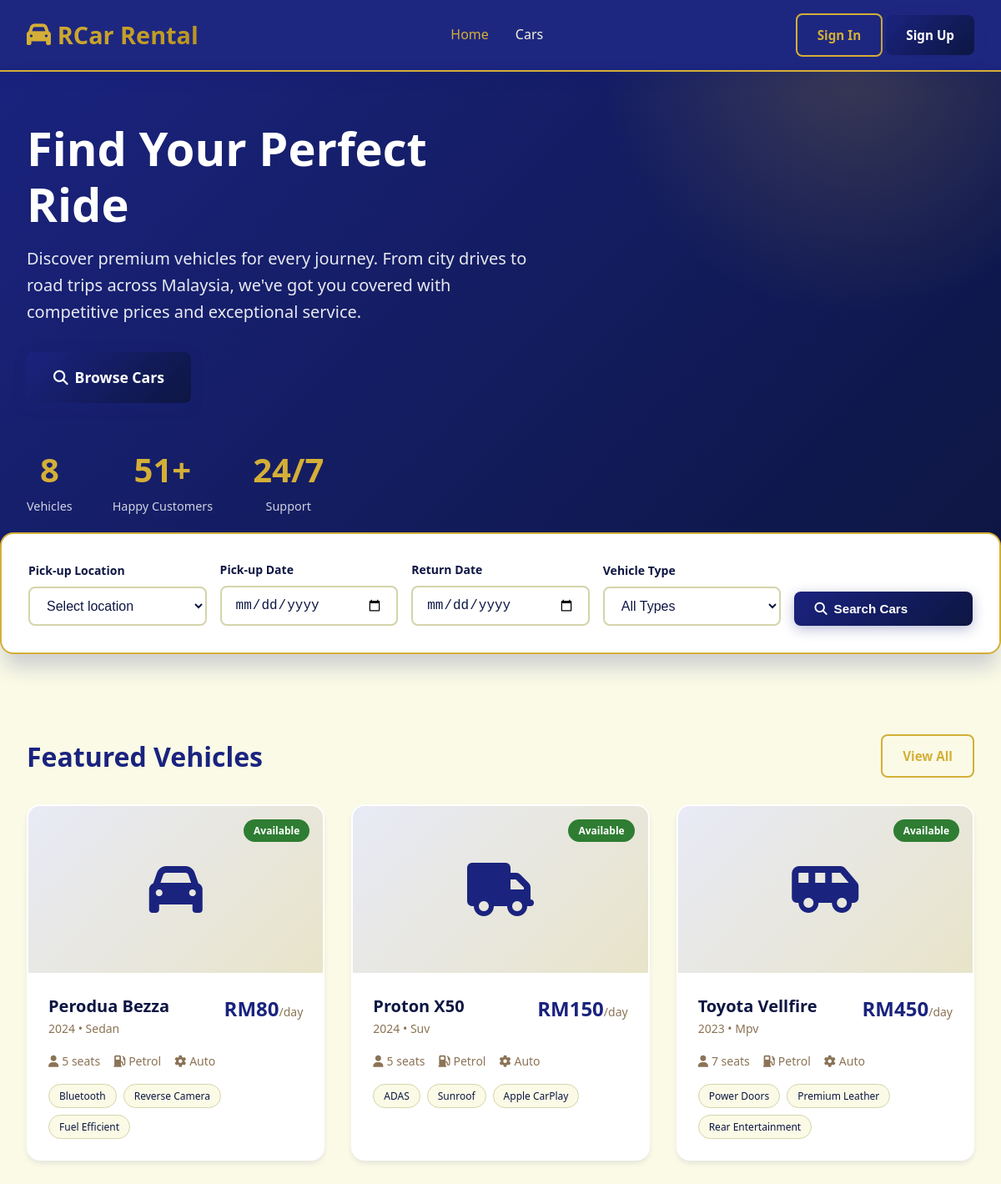
The page / on the database its author committed.
### tables this page shows
CREATE TABLE IF NOT EXISTS cars (
    id INT AUTO_INCREMENT PRIMARY KEY,
    brand VARCHAR(50) NOT NULL,
    model VARCHAR(50) NOT NULL,
    type ENUM('sedan', 'suv', 'luxury', 'electric', 'hatchback', 'mpv') NOT NULL,
    price_per_day DECIMAL(10,2) NOT NULL,
    price_per_hour DECIMAL(10,2) DEFAULT NULL,
    year INT NOT NULL,
    seats INT NOT NULL DEFAULT 5,
    features TEXT,
    image VARCHAR(50) DEFAULT 'fa-car',
    image_exterior VARCHAR(255) DEFAULT NULL,
    image_interior VARCHAR(255) DEFAULT NULL,
    available BOOLEAN DEFAULT TRUE,
    created_at TIMESTAMP DEFAULT CURRENT_TIMESTAMP,
    updated_at TIMESTAMP DEFAULT CURRENT_TIMESTAMP ON UPDATE CURRENT_TIMESTAMP
);

### includes/functions.php (called while the page is built, shortened)
<?php
function getCarIcon($type) {
    $icons = [
        'sedan' => 'fa-car',
        'suv' => 'fa-truck',
        'luxury' => 'fa-car-side',
        'electric' => 'fa-bolt',
        'hatchback' => 'fa-car',
        'mpv' => 'fa-shuttle-van'
    ];
    return $icons[$type] ?? 'fa-car';
}
?>

### pages/home.php (the view, shortened to what this page needs)
<?php
require_once 'includes/header.php';
$conn = getDBConnection();
$carCount = $conn->query("SELECT COUNT(*) as count FROM cars WHERE available = 1")->fetch_assoc()['count'];
$customerCount = $conn->query("SELECT COUNT(*) as count FROM users WHERE role = 'customer'")->fetch_assoc()['count'];
$featuredCars = $conn->query("SELECT * FROM cars WHERE available = 1 ORDER BY id LIMIT 3");
?>
<div class="page active" id="page-home">
    <section class="hero">
        <div class="hero-container">
            <div class="hero-content">
                <h1>Find Your Perfect Ride</h1>
                <p>Discover premium vehicles for every journey. From city drives to road trips across Malaysia, we've got you covered with competitive prices and exceptional service.</p>
                <a href="index.php?page=catalog" class="btn btn-primary btn-lg">
                    <i class="fas fa-search"></i> Browse Cars
                </a>
                <div class="hero-stats">
                    <div class="stat">
                        <div class="stat-value"><?php echo $carCount; ?></div>
                        <div class="stat-label">Vehicles</div>
                    </div>
                    <div class="stat">
                        <div class="stat-value"><?php echo $customerCount + 50; ?>+</div>
                        <div class="stat-label">Happy Customers</div>
                    </div>
                    <div class="stat">
                        <div class="stat-value">24/7</div>
                        <div class="stat-label">Support</div>
                    </div>
                </div>
            </div>
        </div>
    </section>
    <div class="search-section">
        <form class="search-grid" onsubmit="event.preventDefault(); homeSearch();">
            <div class="form-group">
                <label class="form-label">Pick-up Location</label>
                <select class="form-control" id="homeLocation">
                    <option value="">Select location</option>
                </select>
            </div>
            <div class="form-group">
                <label class="form-label">Pick-up Date</label>
                <input type="date" class="form-control" id="homePickupDate" min="<?php echo date('Y-m-d'); ?>">
            </div>
            <div class="form-group">
                <label class="form-label">Return Date</label>
                <input type="date" class="form-control" id="homeReturnDate" min="<?php echo date('Y-m-d', strtotime('+1 day')); ?>">
            </div>
            <div class="form-group">
                <label class="form-label">Vehicle Type</label>
                <select class="form-control" id="homeType">
                    <option value="">All Types</option>
                </select>
            </div>
            <button type="submit" class="btn btn-primary">
                <i class="fas fa-search"></i> Search Cars
            </button>
        </form>
    </div>
    <section class="section">
        <div class="section-header">
            <h2 class="section-title">Featured Vehicles</h2>
            <a href="index.php?page=catalog" class="btn btn-secondary">View All</a>
        </div>
        <div class="vehicle-grid" id="featuredVehicles">
            <?php while ($car = $featuredCars->fetch_assoc()): ?>
            <a href="index.php?page=book&car_id=<?php echo $car['id']; ?>" class="vehicle-card">
                <div class="vehicle-image">
                    <i class="fas <?php echo getCarIcon($car['type']); ?>"></i>
                    <span class="vehicle-badge">Available</span>
                </div>
                <div class="vehicle-info">
                    <div class="vehicle-header">
                        <div>
                            <div class="vehicle-name"><?php echo $car['brand'] . ' ' . $car['model']; ?></div>
                            <div style="color:var(--secondary);font-size:0.875rem"><?php echo $car['year']; ?> • <?php echo ucfirst($car['type']); ?></div>
                        </div>
                        <div class="vehicle-price">RM<?php echo number_format($car['price_per_day'], 0); ?><span>/day</span></div>
                    </div>
                    <div class="vehicle-meta">
                        <span><i class="fas fa-user"></i> <?php echo $car['seats']; ?> seats</span>
                        <span><i class="fas fa-gas-pump"></i> <?php echo $car['type'] === 'electric' ? 'Electric' : 'Petrol'; ?></span>
                        <span><i class="fas fa-cog"></i> Auto</span>
                    </div>
                    <div class="vehicle-features">
                        <?php
                        $features = explode(',', $car['features']);
                        foreach (array_slice($features, 0, 3) as $feature):
                        ?>
                        <span class="feature-tag"><?php echo trim($feature); ?></span>
                        <?php endforeach; ?>
                    </div>
                </div>
            </a>
            <?php endwhile; ?>
        </div>
    </section>
</div>
<?php require_once 'includes/footer.php'; ?>

### rows shown on the page
cars: brand "Perodua", model "Bezza", year "2024", type "Sedan", price_per_day "80", seats "5", shows "Petrol", features "Bluetooth", features "Reverse Camera", features "Fuel Efficient"
cars: brand "Proton", model "X50", year "2024", type "Suv", price_per_day "150", seats "5", shows "Petrol", features "ADAS", features "Sunroof", features "Apple CarPlay"
cars: brand "Toyota", model "Vellfire", year "2023", type "Mpv", price_per_day "450", seats "7", shows "Petrol", features "Power Doors", features "Premium Leather", features "Rear Entertainment"

### other values the page prints
$carCount "8"
$customerCount + 50 "51"
